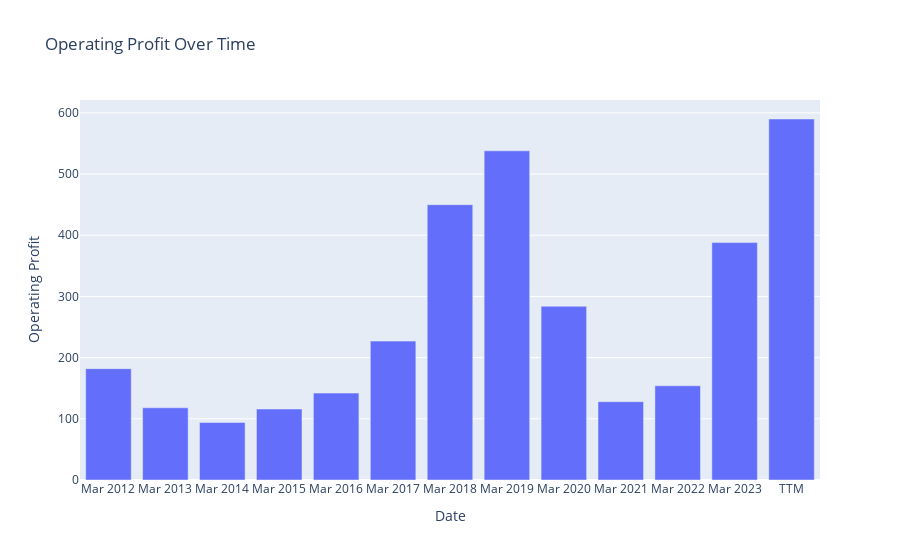

Notebook source saved alongside this figure:
### Code cell
import pandas as pd
import plotly.express as px

# Assuming 'df' is your DataFrame
second_row = df.iloc[2]

# Filter out non-numeric values and convert to float
numeric_values = pd.to_numeric(second_row[1:], errors='coerce')

# Create a DataFrame for plotting
plot_data = pd.DataFrame({
    'Date': second_row.index[1:],
    'Operating Profit': numeric_values
})

# Create a bar plot using Plotly Express
fig = px.bar(plot_data, x='Date', y='Operating Profit', title='Operating Profit Over Time')

# Show the plot
fig.show()

### Figure 1 — Plotly figure (JSON) as saved in the notebook; plotly's stock layout.template omitted (floating-point values rounded to 4 significant figures)
{"data": [{"alignmentgroup": "True", "hovertemplate": "Date=%{x}<br>Operating Profit=%{y}<extra></extra>", "legendgroup": "", "marker": {"color": "#636efa", "pattern": {"shape": ""}}, "name": "", "offsetgroup": "", "orientation": "v", "showlegend": false, "textposition": "auto", "type": "bar", "x": ["Mar 2012", "Mar 2013", "Mar 2014", "Mar 2015", "Mar 2016", "Mar 2017", "Mar 2018", "Mar 2019", "Mar 2020", "Mar 2021", "Mar 2022", "Mar 2023", "TTM"], "xaxis": "x", "y": [182, 118, 94, 116, 142, 227, 450, 538, 284, 128, 154, 388, 590], "yaxis": "y"}], "layout": {"autosize": true, "barmode": "relative", "legend": {"tracegroupgap": 0}, "title": {"text": "Operating Profit Over Time"}, "xaxis": {"anchor": "y", "autorange": true, "domain": [0, 1], "range": [-0.5, 12.5], "title": {"text": "Date"}, "type": "category"}, "yaxis": {"anchor": "x", "autorange": true, "domain": [0, 1], "range": [0, 621.1], "title": {"text": "Operating Profit"}, "type": "linear"}}}
